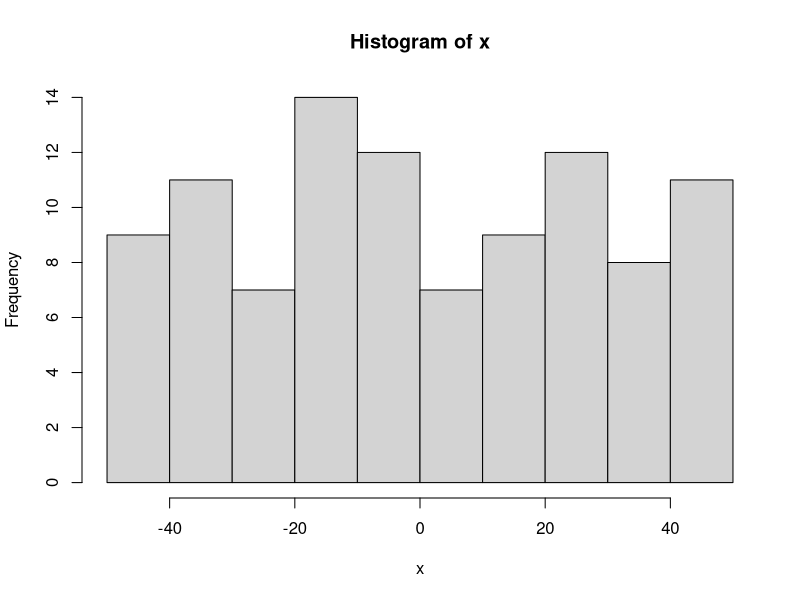
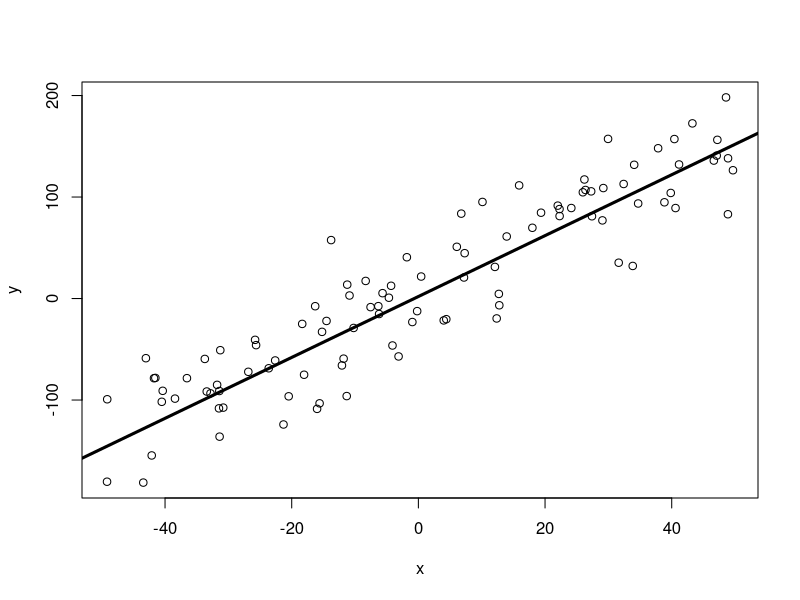
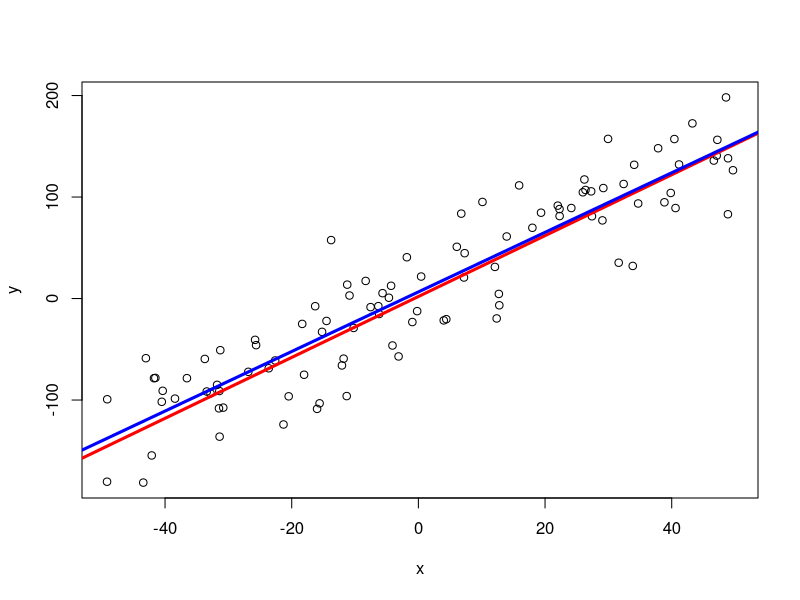
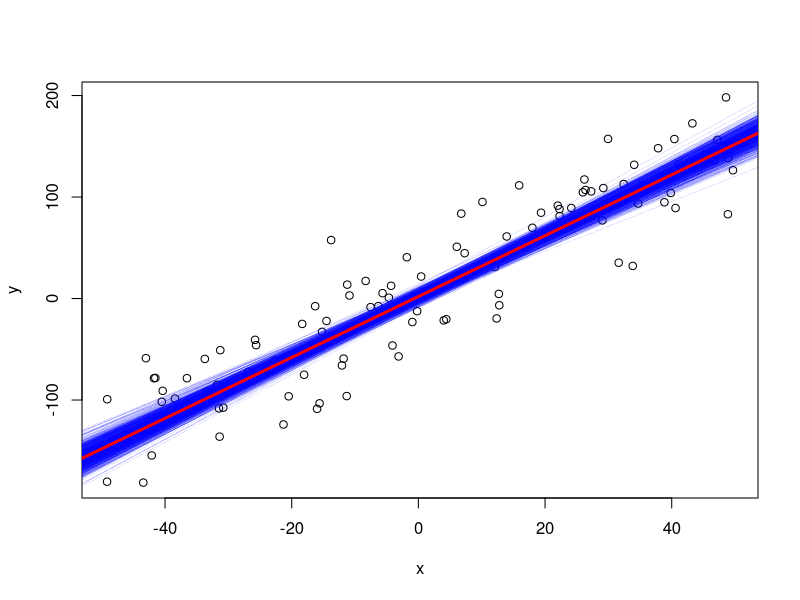

These charts were generated, in order, by the following R code: (Note: this script raises an error after producing the figures.)
## ---- chunk 1
knitr::opts_chunk$set(echo = TRUE)
## ---- chunk 2
set.seed(7)
n <- 100
x <- runif(n, -50, 50)
hist(x)
## ---- chunk 3
sigma <- 40
epsilon <- rnorm(n,0,sigma)
y <- 2+3*x+epsilon
## ---- chunk 4
plot(y~x)
abline(2,3, lwd=3)
## ---- chunk 5
lm.obj <- lm(y~x)
lm.obj
plot(y~x)
abline(2,3, col="red", lwd=3)
abline(lm.obj, col="blue", lwd=3)
## ---- chunk 6
sigma <- 40
plot(y~x)
b0 <- lm.obj$coefficients[1]
b1 <- lm.obj$coefficients[2]
nsim <- 1000

betas <- matrix(0,nrow=nsim,ncol=2)

for (i in 1:nsim){
  eps <- rnorm(n,0,sigma)
  y <- 2+3*x+eps
  lm.obj <- lm(y~x)
  lm.obj
  abline(lm.obj, col="blue", lwd=.1)
  b0 <- c(b0, lm.obj$coefficients[1])
  b1 <- c(b1, lm.obj$coefficients[2])
  betas[i,] <- lm.obj$coefficients
}

beta0 <- mean(betas[,1])
beta1 <- mean(betas[,2])
b0m <- mean(b0)
b1m <- mean(b1)
abline(beta0, beta1, col="red", lwd = 3)

## ---- chunk 7
print(beta0) 
print(beta1)
print(b0m)
print(b1m)
## ---- chunk 8
apply(betas, 2, mean)
## ---- chunk 9
apply(betas, 2, var)
## ---- chunk 10
xbar=mean(x)
mse <- (x-xbar)^2
varB0 <- sigma^2 * ( 1/n + ((mean(x)^2) / sum(mse) ))
print(VB0)

varB1 <- (sigma^2/sum(mse))
print(varB1)
## ---- chunk 11
hist(betas[,1])
## ---- chunk 12
hist(betas[,1], freq=F)
curve(dnorm(x,2,sqrt(varB0)),from=-15, to=20, add=T)
## ---- chunk 13
hist(betas[,2])
## ---- chunk 14
hist(betas[,2], freq=F)
curve(dnorm(x,3,sqrt(varB1)),from=2, to=4, add=T)
